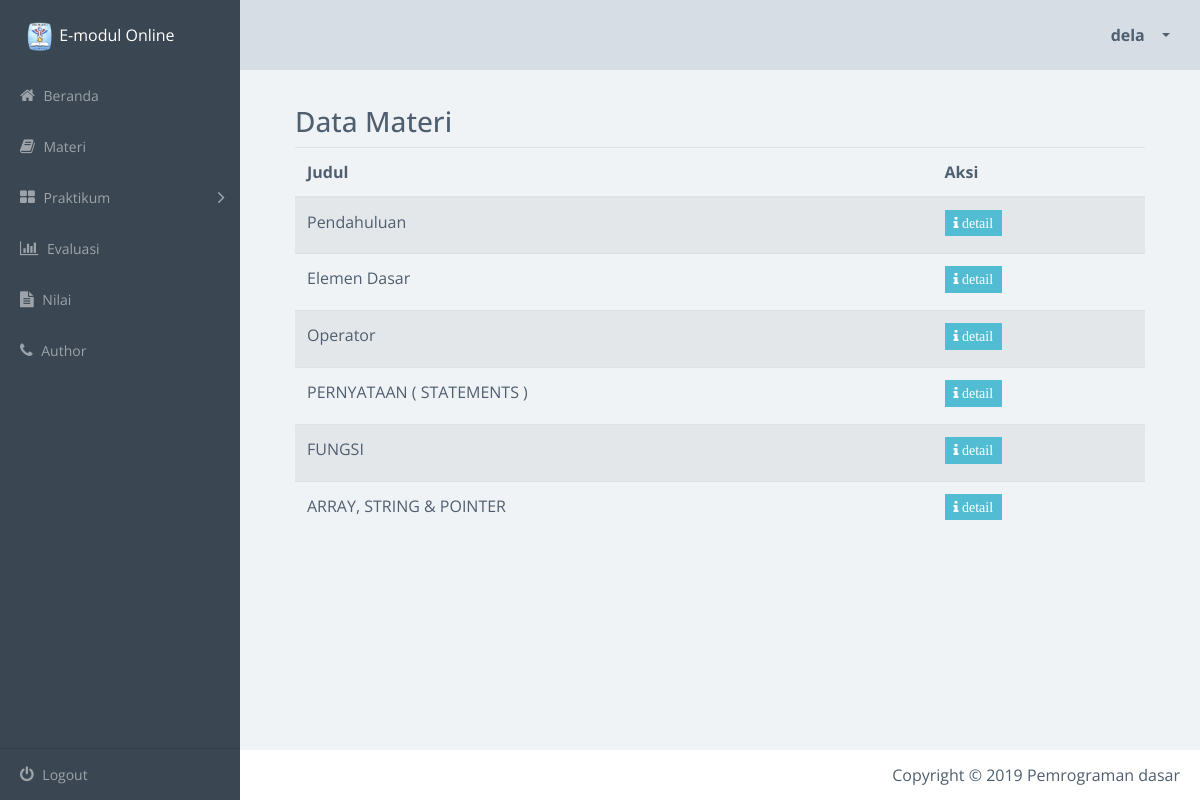
The app's page /materiSiswa.php (signed in), older data.
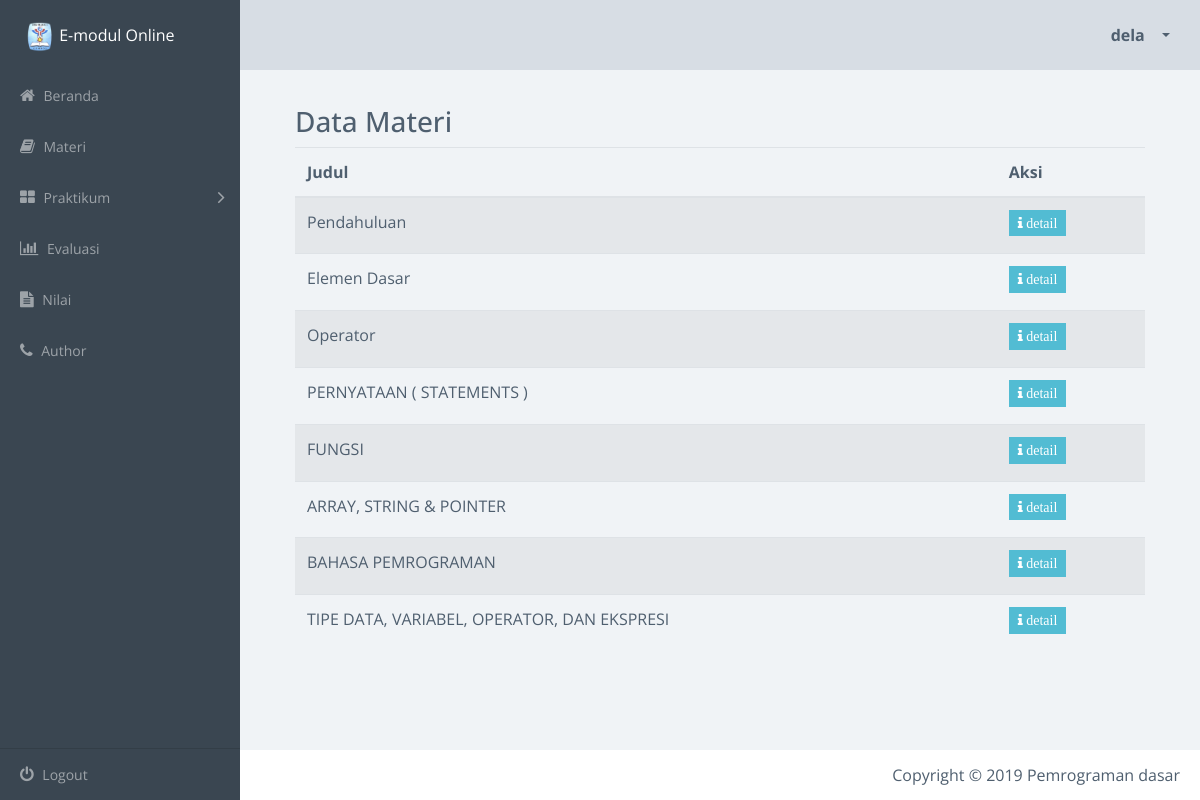
The same page, newer data.
### tables this page shows
CREATE TABLE `materi` (
  `id_materi` int(11) NOT NULL AUTO_INCREMENT,
  `nama` varchar(100) DEFAULT NULL,
  `isi` longtext,
  PRIMARY KEY (`id_materi`)
);

### materiSiswa.php (the view, shortened to what the changed rows need)
<?php
include_once("config.php");
$result = mysqli_query($conn, "SELECT * FROM materi ORDER BY id_materi ASC");
?>
<!doctype html>
<html class="no-js" lang="en">
    <head>
        <link rel="stylesheet" href="css/vendor.css">
        <link rel="stylesheet" href="css/app-blue.css">
        <link rel="stylesheet" type="text/css" href="css/jquery.dataTables.min.css">
    </head>
    <body>
        <div class="main-wrapper">
            <div class="app" id="app">
                <article class="content dashboard-page">
                    <section class="section">
                        <div class="data-table-area">
                            <div class="container">
                                <div class="row">
                                    <div class="col-lg-12 col-md-12 col-sm-12 col-xs-12">
                                        <div class="data-table-list">
                                            <div class="table-responsive">
                                                <table id="data-table-basic" class="table table-striped">
                                                    <thead>
                                                        <tr>
                                                            <th>Judul</th>
                                                            <th>Aksi</th>
                                                        </tr>
                                                    </thead>
                                                    <tbody>
                                                       <?php
                                                       while($data = mysqli_fetch_array($result)) {
                                                        echo"<tr>";
                                                        echo "<td>" .$data['nama']. "</td>";
                                                        echo "<td><a href='detailMateriSiswa.php?id=$data[id_materi]'><button title='detail' class='btn btn-primary btn-sm fa fa-info'> detail </button></td>";
                                                        echo"</tr>";
                                                    }
                                                    ?>
                                            </table>
                                        </div>
                                    </div>
                                </div>
                            </div>
                        </div>
                    </div>
                </section>
            </article>
    </body>
</html>

Row changes from the older to the newer data that the page shows:
added materi: nama "BAHASA PEMROGRAMAN"
added materi: nama "TIPE DATA, VARIABEL, OPERATOR, DAN EKSPRESI"
